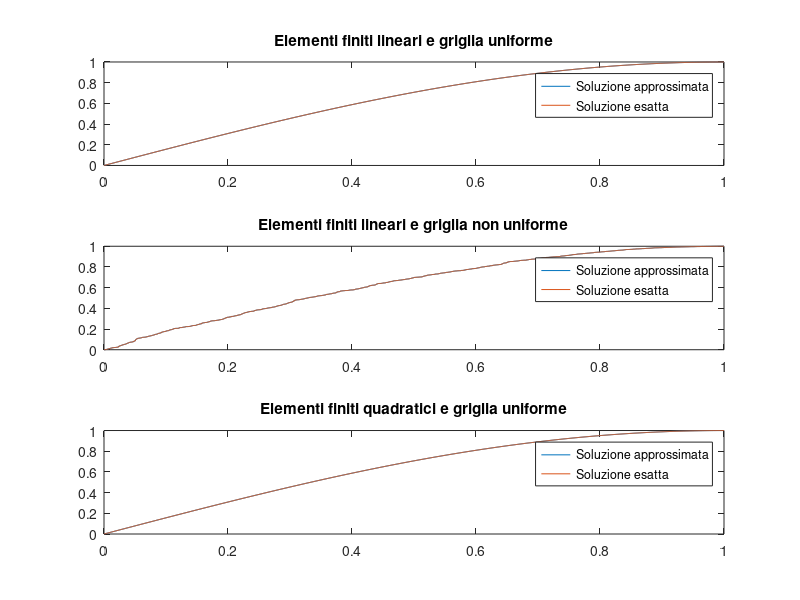

Write the MATLAB code that produced this figure. (Note: this script raises an error after producing the figure.)
clc
clear
close all

F = @(x) (0.25*pi^2)*sin(0.5*pi*x);
sol = @(x) sin(0.5*pi*x);

%% uniforme lineare

dx = 0.001;
x = 0:dx:1;
N = length(x);
f = F(x')*dx;
A = (1/dx)*(2*eye(N-2) - diag(ones(1,N-3),-1) - diag(ones(1,N-3),1));
U = [0; A\f(2:end-1) ; 0] + x';
err2_dx = sqrt(dx*sum((U - sol(x')).^2));

%% non uniforme lineare random

x1 = [0; sort(rand(N-2,1)); 1];
h = x1(2:end) - x1(1:end-1);
f1 = 0.5*F(x1(2:end-1)).*(h(1:end-1) + h(2:end));
B = [1 -1;-1 1];
B1 = zeros(N);
for i = 1:N-1
    B1(i:i+1,i:i+1) = B1(i:i+1,i:i+1) + B/h(i);
end
A1 = B1(2:end-1,2:end-1); 
U1 = A1\f1;
U1 = [0; U1; 0] + x1;
err2_h = sqrt(max(h)*sum((U1 - sol(x1)).^2));

%% elementi quadratici

f = zeros(N-2,1);
f(1:2:end) = (4/3)*F(x(2:2:end-1)')*dx;
f(2:2:end) = (2/3)*F(x(3:2:end-1)')*dx;
C0 = 1/3*[7 -8 1; -8 16 -8; 1 -8 7];
C = zeros(N);
for i = 1:2:N-2
    C(i:i+2,i:i+2) = C(i:i+2,i:i+2) + 0.5*C0/dx;
end
Aq = C(2:end-1,2:end-1);
Uq = [0; Aq\f; 0] + x';
err2_dxq = sqrt(dx*sum((Uq - sol(x')).^2));

f1 = figure;
subplot(3,1,1)
plot(x,U,x,sol(x'));
title("Elementi finiti lineari e griglia uniforme")
legend("Soluzione approssimata","Soluzione esatta");

subplot(3,1,2)
plot(x,U1,x,sol(x1'));
title("Elementi finiti lineari e griglia non uniforme")
legend("Soluzione approssimata","Soluzione esatta");

subplot(3,1,3)
plot(x,Uq,x,sol(x'));
title("Elementi finiti quadratici e griglia uniforme")
legend("Soluzione approssimata","Soluzione esatta");


%% ordine uniforme lineare
M = 7;

dx1 = zeros(M,1);
p = zeros(M,1);
dx1(1) = 0.1;
err1 = zeros(M,1);
for i = 1:M
    x = 0:dx1(i):1;
    N = length(x);
    f = F(x')*dx1(i);
    A = (1/dx1(i))*(2*eye(N-2) - diag(ones(1,N-3),-1) - diag(ones(1,N-3),1));
    U = [0; A\f(2:end-1) ; 0] + x';
    err1(i) = sqrt(dx1(i)*sum((U - sol(x')).^2));
    if i>1
        p(i) = log2(err1(i-1)/err1(i));
    end
    if i < M
        dx1(i+1) = 0.5*dx1(i);
    end
end
table(dx1,err1,p)

%% ordine quadratico 

dx1q = zeros(M,1);
pq = zeros(M,1);
dx1q(1) = 0.1;
err1q = zeros(M,1);
for i = 1:M
    x = 0:dx1q(i):1;
    N = length(x);
    f = zeros(N-2,1);
    f(1:2:end) = (4/3)*F(x(2:2:end-1)')*dx1q(i);
    f(2:2:end) = (2/3)*F(x(3:2:end-1)')*dx1q(i);
    C0 = 1/3*[7 -8 1; -8 16 -8; 1 -8 7];
    C = zeros(N);
    for j = 1:2:N-2
        C(j:j+2,j:j+2) = C(j:j+2,j:j+2) + 0.5*C0/dx1q(i);
    end
    Aq = C(2:end-1,2:end-1);
    U = [0; Aq\f; 0] + x';
    err1q(i) = sqrt(dx1q(i)*sum((U - sol(x')).^2));
    if i>1
        pq(i) = log2(err1q(i-1)/err1q(i));
    end
    if i < M
        dx1q(i+1) = 0.5*dx1q(i);
    end
end
table(dx1q,err1q,pq)

%% ordine non uniforme

dx1n = zeros(M,1);
pn = zeros(M,1);
dx1n(1) = 0.1;
err1n = zeros(M,1);
for i = 1:M
    xn = 0:dx1n(i):1;
    N = length(xn);
    x1n = [0; sort(rand(N-2,1)); 1];
    h = x1n(2:end) - x1n(1:end-1);
    f1 = 0.5*F(x1n(2:end-1)).*(h(1:end-1) + h(2:end));
    B = [1 -1;-1 1];
    B1 = zeros(N);
    for j = 1:N-1
        B1(j:j+1,j:j+1) = B1(j:j+1,j:j+1) + B/h(j);
    end
    A1 = B1(2:end-1,2:end-1); 
    U1 = A1\f1;
    U1 = [0; U1; 0] + x1n;
    err1n(i) = sqrt(max(h)*sum((U1 - sol(x1n)).^2));
    if i>1
        pn(i) = log2(err1n(i-1)/err1n(i));
    end
    if i < M
        dx1n(i+1) = 0.5*dx1n(i);
    end
end
table(dx1n,err1n,pn)


f2 = figure;
semilogy(1:M,err1,1:M,err1q,1:M,err1n)
title("Andamento errore in L2");
legend("Elementi lineari","Elementi quadratici","Lineari non uniformi");